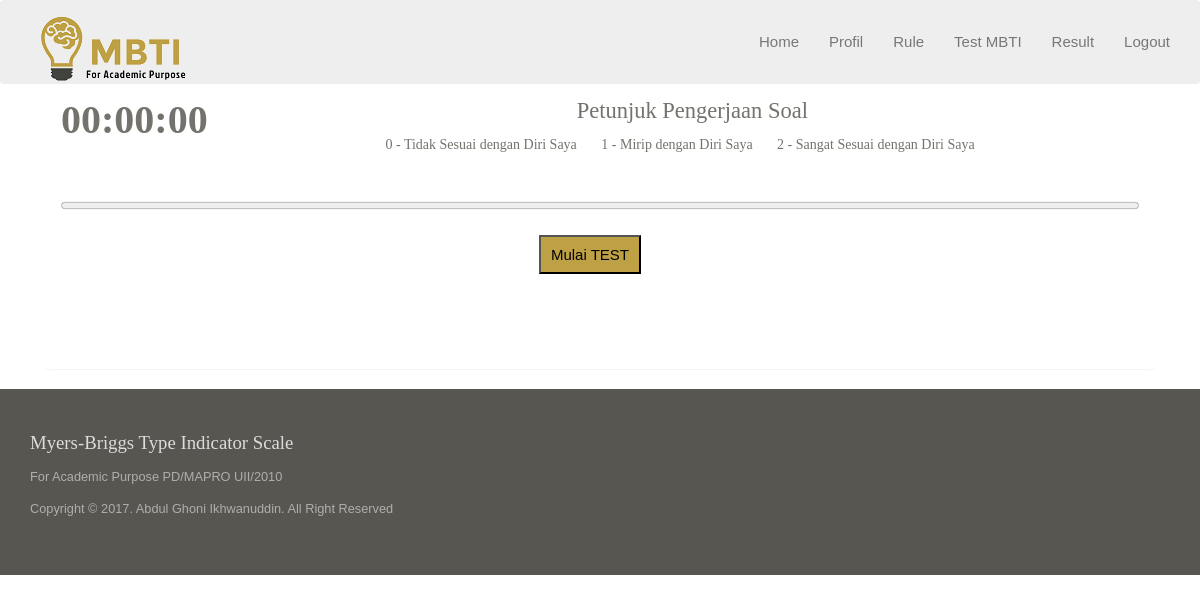
Page /mahasiswa/index.php?hal=test_mbti (signed in) on the committed database.
### tables this page shows
CREATE TABLE `jawaban` (
  `id_jawaban` int(12) NOT NULL,
  `bobot` int(11) NOT NULL,
  `nama_jawaban` varchar(45) NOT NULL
);

### mahasiswa/test_mbti.php (the view, shortened to what this page needs)
<div class="row">
    <form role="form" style="margin-top: 0px;">
        <div class="col-sm-2">
            <h3 style="font-size: 40px"><b><span id="waktu_selesai">00:00:00</span></b></h3>
        </div>
        <div class="col-sm-10">
            <h3 style="text-align: center; margin-top: 0px;">Petunjuk Pengerjaan Soal</h3>
            <h5 style="text-align: center; margin-top: 0px;">
            <?php
            $sql_jawaban = "SELECT * FROM jawaban ORDER BY bobot, nama_jawaban";
            $eks_jawaban = mysql_query($sql_jawaban);
            $no=0;
            while($hasil_jawaban = mysql_fetch_array($eks_jawaban)){
                echo $no.' - '.$hasil_jawaban['nama_jawaban'].'&nbsp; &nbsp; &nbsp; &nbsp;';
                $no++;
            }
            ?>
            </h5>
        </div>
        <div class="col-sm-12">
        <div class="" style="margin-top: 30px;">
        <div class="">
            <progress value="0" max="100" id="progress" style="width: 100%;"></progress>
        </div>
        </div>
        <div id="result">
            <div class="start">
                <div style="text-align: center;">
                    <button style="padding: 10px; margin-bottom: 70px; margin-top: 20px; margin-right: 20px; background-color: #bfa145; color: black;" href="soal.php">Mulai TEST</button>
                </div>
            </div>
        </div>
        </div>
    </form>
</div>
</body>
</html>

### assets/style.css (style rules this page uses)
body { background-color: #fff;font-family: 'Raleway', sans-serif;font-size: 15px;line-height: 15px; color: #73726C; }
h1,h2,h3,h4,h5,h6 { font-family:'Old Standard TT', serif;line-height: 1em;margin: 0; }
h3 { font-size: 1.5em; margin-bottom: 0.70em; }

### rows in the picture
jawaban: nama_jawaban "Tidak Sesuai dengan Diri Saya"
jawaban: nama_jawaban "Mirip dengan Diri Saya"
jawaban: nama_jawaban "Sangat Sesuai dengan Diri Saya"

### other values in the picture
title "Myers-Briggs Type Indicator Scale"
keterangan "For Academic Purpose PD/MAPRO UII/2010"
author "Copyright © 2017. Abdul Ghoni Ikhwanuddin. All Right Reserved"
